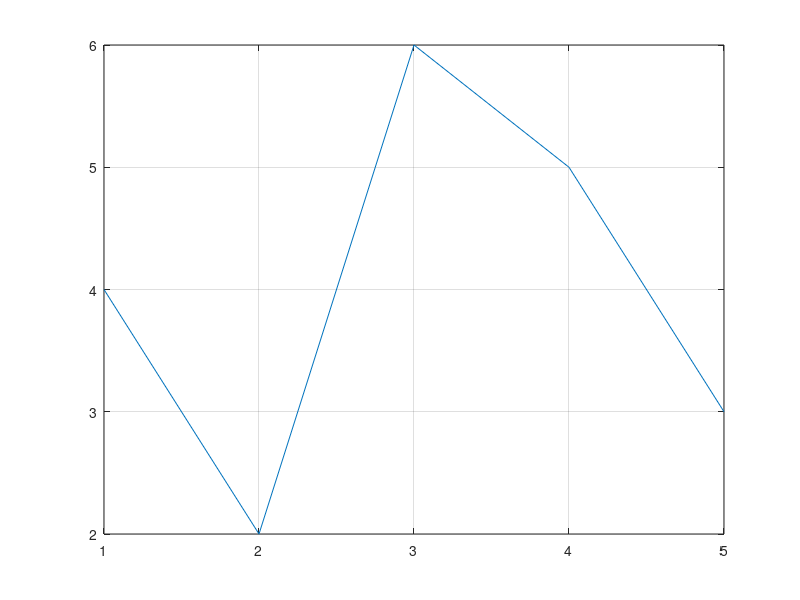

MATLAB code to generate this figure:
%This is the matlab file that plots a file
A = dlmread('hist.txt');
B = dlmread('hist.txt');
stem(A);
grid on;
pause;
plot(B);
grid on;
